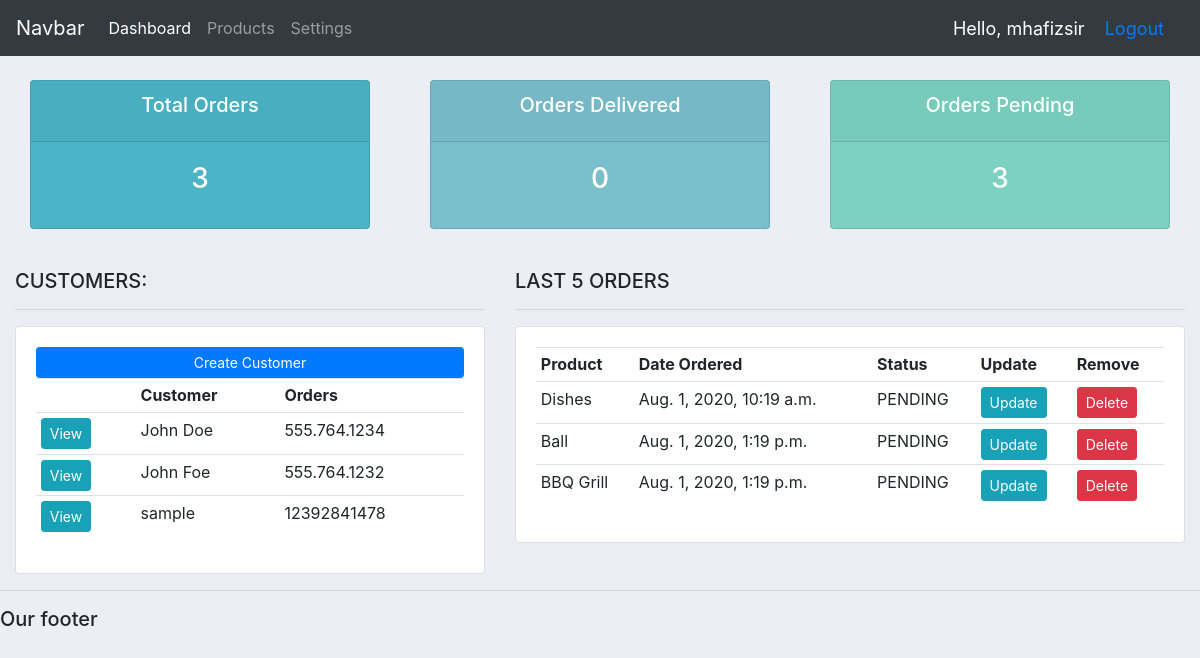
The app's page / (signed in) with its own data.
### accounts/models.py (models this page shows, shortened)
class Customer(models.Model):
    user = models.OneToOneField(User, null=True, blank=True, on_delete=models.CASCADE)
    name = models.CharField(max_length=255, null=True)
    phone = models.CharField(max_length=255)
    email = models.CharField(max_length=255)
    profile_pic = models.ImageField(default="1200px-Circle-icons-profile.svg.png", null=True, blank=True)
    date_created = models.DateTimeField(auto_now_add=True)

class Order(models.Model):
    STATUS = (
        ("PENDING", "PENDING"),
        ("OUT OF DELIVERY", "OUT OF DELIVERY"),
        ("DELIVERED", "DELIVERED"),
    )
    customer = models.ForeignKey(Customer, null=True, on_delete=models.SET_NULL)
    product = models.ForeignKey(Products, null=True, on_delete=models.SET_NULL)
    date_created = models.DateTimeField(auto_now_add=True)
    status = models.CharField(max_length=255, null=True, choices=STATUS)
    note = models.CharField(max_length=1020, null=True)

class Products(models.Model):
    CATEGORY = (
        ("INDOOR", "INDOOR"),
        ("OUTDOOR", "OUTDOOR"),
    )
    name = models.CharField(max_length=255, null=True)
    price = models.FloatField(null=True)
    category = models.CharField(max_length=255, null=True, choices=CATEGORY)
    description = models.CharField(max_length=255, null=True, blank=True)
    date_created = models.DateTimeField(auto_now_add=True)
    tags = models.ManyToManyField(Tag)
    def __str__(self):
        return self.name

### accounts/decorators.py (the view)
    def wrapper_func(request, *args, **kwargs):
        group = None
        if request.user.groups.exists():
            group = request.user.groups.all()[0].name
        if group == 'customer':
            return redirect('user-page')
        if group == 'admin':
            return view_func(request, *args, **kwargs)

### accounts/views.py (called while the page is built)
@login_required(login_url='login')
@admin_only
def home(request):
    orders = Order.objects.all()
    customers = Customer.objects.all()
    total_customers = customers.count()
    total_orders = orders.count()
    delivered = orders.filter(status="DELIVERED").count()
    pending = orders.filter(status="PENDING").count()
    context = {
        "orders": orders,
        "customers": customers,
        "total_customers": total_customers,
        "total_orders": total_orders,
        "delivered": delivered,
        "pending": pending,
    }
    return render(request, "accounts/dashboard.html", context)

### accounts/templates/accounts/dashboard.html
{% extends 'accounts/main.html' %}
{% block content %}
    {% include 'accounts/status.html' %}
    <br>
    <div class="row">
        <div class="col-md-5">
            <h5>CUSTOMERS:</h5>
            <hr>
            <div class="card card-body">
                <a class="btn btn-primary  btn-sm btn-block" href="">Create Customer</a>
                <table class="table table-sm">
                    <tr>
                        <th></th>
                        <th>Customer</th>
                        <th>Orders</th>
                    </tr>
                    {% for customer in customers %}
                        <tr>
                            <td><a class="btn btn-sm btn-info" href="{% url 'customer' customer.id %}">View</a></td>
                            <td>{{ customer.name }}</td>
                            <td>{{ customer.phone }}</td>
                        </tr>
                    {% endfor %}
                </table>
            </div>
        </div>
        <div class="col-md-7">
            <h5>LAST 5 ORDERS</h5>
            <hr>
            <div class="card card-body">
                <table class="table table-sm">
                    <tr>
                        <th>Product</th>
                        <th>Date Ordered</th>
                        <th>Status</th>
                        <th>Update</th>
                        <th>Remove</th>
                    </tr>
                    {% for order in orders %}
                        <tr>
                            <td>{{ order.product }}</td>
                            <td>{{ order.date_created }}</td>
                            <td>{{ order.status }}</td>
                            <td><a class="btn btn-sm btn-info" href="{% url 'update_order' order.id %}">Update</a></td>
                            <td><a class="btn btn-sm btn-danger" href="{% url 'delete_order' order.id %}">Delete</a>
                            </td>
                        </tr>
                    {% endfor %}
                </table>
            </div>
        </div>
    </div>
{% endblock %}

### accounts/templates/accounts/main.html (shortened to what this page needs)
<!DOCTYPE html>
<html lang="en">
<head>
    <link rel="stylesheet" href="https://stackpath.bootstrapcdn.com/bootstrap/4.3.1/css/bootstrap.min.css"
/>
</head>
<body>
{% include 'accounts/navbar.html' %}
<div class="container-fluid">
    {% block content %}
    {% endblock %}
</div>
<hr>
<h5>Our footer</h5>
</body>
</html>

### accounts/templates/accounts/navbar.html (shortened to what this page needs)
{% load static %}
<nav class="navbar navbar-expand-lg navbar-dark bg-dark">
    <a class="navbar-brand" href="#">Navbar</a>
    <div class="collapse navbar-collapse" id="navbarNav">
        <ul class="navbar-nav">
            {% if request.user.is_staff %}
                <li class="nav-item active">
                    <a class="nav-link" href="{% url 'home' %}">Dashboard</a>
                </li>
                <li class="nav-item">
                    <a class="nav-link" href="{% url 'products' %}">Products</a>
                </li>
                <li class="nav-item">
                    <a class="nav-link" href="{% url 'account' %}">Settings</a>
                </li>
            {% else %}
                <li class="nav-item">
                    <a class="nav-link" href="{% url 'account' %}">Settings</a>
                </li>
            {% endif %}
        </ul>
    </div>
    <span class="hello-msg">Hello, {{ request.user }}</span>
    <span class="hello-msg"><a href="{% url 'logout' %}">Logout</a></span>
</nav>

### accounts/templates/accounts/status.html
<br>
<div class="row">
    <div class="col">
        <div class="col-md">
            <div class="card text-center text-white  mb-3" id="total-orders">
                <div class="card-header">
                    <h5 class="card-title">Total Orders</h5>
                </div>
                <div class="card-body">
                    <h3 class="card-title">{{ total_orders }}</h3>
                </div>
            </div>
        </div>
    </div>
    <div class="col">
        <div class="col-md">
            <div class="card text-center text-white  mb-3" id="orders-delivered">
                <div class="card-header">
                    <h5 class="card-title">Orders Delivered</h5>
                </div>
                <div class="card-body">
                    <h3 class="card-title">{{ delivered }}</h3>
                </div>
            </div>
        </div>
    </div>
    <div class="col">
        <div class="col-md">
            <div class="card text-center text-white  mb-3" id="orders-pending">
                <div class="card-header">
                    <h5 class="card-title">Orders Pending</h5>
                </div>
                <div class="card-body">
                    <h3 class="card-title">{{ pending }}</h3>
                </div>
            </div>
        </div>
    </div>
</div>

### accounts/templates/accounts/main.html (style rules this page uses)
body { background-color: #ebeff5; }
#total-orders { background-color: #4cb4c7; }
#orders-delivered { background-color: #7abecc; }
#orders-pending { background-color: #7CD1C0; }

### accounts/templates/accounts/navbar.html (style rules this page uses)
.hello-msg { font-size: 18px; color: white; margin-right: 20px; }

### records on screen
Customer: name "John Doe", phone "555.764.1234"
Customer: name "John Foe", phone "555.764.1232"
Customer: name "sample", phone "12392841478"
Order: product "Dishes", date_created "Aug. 1, 2020, 10:19 a.m.", status "PENDING"
Order: product "Ball", date_created "Aug. 1, 2020, 1:19 p.m.", status "PENDING"
Order: product "BBQ Grill", date_created "Aug. 1, 2020, 1:19 p.m.", status "PENDING"

### other values on screen
{{ request.user }} "mhafizsir"
{{ total_orders }} "3"
{{ delivered }} "0"
{{ pending }} "3"
